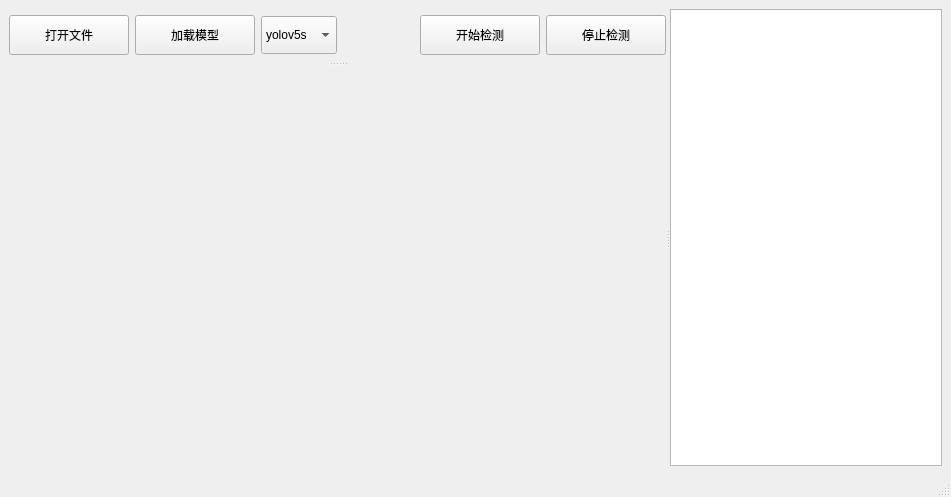
<?xml version="1.0" encoding="UTF-8"?>
<ui version="4.0">
 <class>MainWindow</class>
 <widget class="QMainWindow" name="MainWindow">
  <property name="geometry">
   <rect>
    <x>0</x>
    <y>0</y>
    <width>951</width>
    <height>497</height>
   </rect>
  </property>
  <property name="windowTitle">
   <string>MainWindow</string>
  </property>
  <widget class="QWidget" name="centralwidget">
   <layout class="QGridLayout" name="gridLayout">
    <item row="0" column="0">
     <widget class="QSplitter" name="splitter_2">
      <property name="orientation">
       <enum>Qt::Horizontal</enum>
      </property>
      <widget class="QSplitter" name="splitter">
       <property name="orientation">
        <enum>Qt::Vertical</enum>
       </property>
       <widget class="QWidget" name="">
        <layout class="QHBoxLayout" name="horizontalLayout">
         <item>
          <widget class="QPushButton" name="openfile">
           <property name="minimumSize">
            <size>
             <width>120</width>
             <height>40</height>
            </size>
           </property>
           <property name="text">
            <string>打开文件</string>
           </property>
           <property name="icon">
            <iconset resource="res.qrc">
             <normaloff>:/icon/open.ico</normaloff>:/icon/open.ico</iconset>
           </property>
           <property name="iconSize">
            <size>
             <width>32</width>
             <height>32</height>
            </size>
           </property>
          </widget>
         </item>
         <item>
          <widget class="QPushButton" name="loadfile">
           <property name="minimumSize">
            <size>
             <width>120</width>
             <height>40</height>
            </size>
           </property>
           <property name="text">
            <string>加载模型</string>
           </property>
           <property name="icon">
            <iconset resource="res.qrc">
             <normaloff>:/icon/flush.ico</normaloff>:/icon/flush.ico</iconset>
           </property>
           <property name="iconSize">
            <size>
             <width>32</width>
             <height>32</height>
            </size>
           </property>
          </widget>
         </item>
         <item>
          <widget class="QComboBox" name="comboBox">
           <property name="minimumSize">
            <size>
             <width>60</width>
             <height>38</height>
            </size>
           </property>
           <item>
            <property name="text">
             <string>yolov5s</string>
            </property>
           </item>
           <item>
            <property name="text">
             <string>yolov5m</string>
            </property>
           </item>
           <item>
            <property name="text">
             <string>yolov5l</string>
            </property>
           </item>
           <item>
            <property name="text">
             <string>yolov5x</string>
            </property>
           </item>
          </widget>
         </item>
         <item>
          <spacer name="horizontalSpacer">
           <property name="orientation">
            <enum>Qt::Horizontal</enum>
           </property>
           <property name="sizeHint" stdset="0">
            <size>
             <width>38</width>
             <height>40</height>
            </size>
           </property>
          </spacer>
         </item>
         <item>
          <widget class="QPushButton" name="startdetect">
           <property name="minimumSize">
            <size>
             <width>120</width>
             <height>40</height>
            </size>
           </property>
           <property name="text">
            <string>开始检测</string>
           </property>
           <property name="icon">
            <iconset resource="res.qrc">
             <normaloff>:/icon/play.ico</normaloff>:/icon/play.ico</iconset>
           </property>
           <property name="iconSize">
            <size>
             <width>32</width>
             <height>32</height>
            </size>
           </property>
          </widget>
         </item>
         <item>
          <widget class="QPushButton" name="stopdetect">
           <property name="minimumSize">
            <size>
             <width>120</width>
             <height>40</height>
            </size>
           </property>
           <property name="text">
            <string>停止检测</string>
           </property>
           <property name="icon">
            <iconset resource="res.qrc">
             <normaloff>:/icon/stop.ico</normaloff>:/icon/stop.ico</iconset>
           </property>
           <property name="iconSize">
            <size>
             <width>32</width>
             <height>32</height>
            </size>
           </property>
          </widget>
         </item>
        </layout>
       </widget>
       <widget class="QLabel" name="label">
        <property name="minimumSize">
         <size>
          <width>500</width>
          <height>300</height>
         </size>
        </property>
        <property name="text">
         <string/>
        </property>
       </widget>
      </widget>
      <widget class="QTextEdit" name="textEditlog">
       <property name="minimumSize">
        <size>
         <width>30</width>
         <height>350</height>
        </size>
       </property>
      </widget>
     </widget>
    </item>
   </layout>
  </widget>
  <widget class="QMenuBar" name="menubar">
   <property name="geometry">
    <rect>
     <x>0</x>
     <y>0</y>
     <width>951</width>
     <height>26</height>
    </rect>
   </property>
  </widget>
  <widget class="QStatusBar" name="statusbar"/>
 </widget>
 <resources>
  <include location="res.qrc"/>
 </resources>
 <connections/>
</ui>
